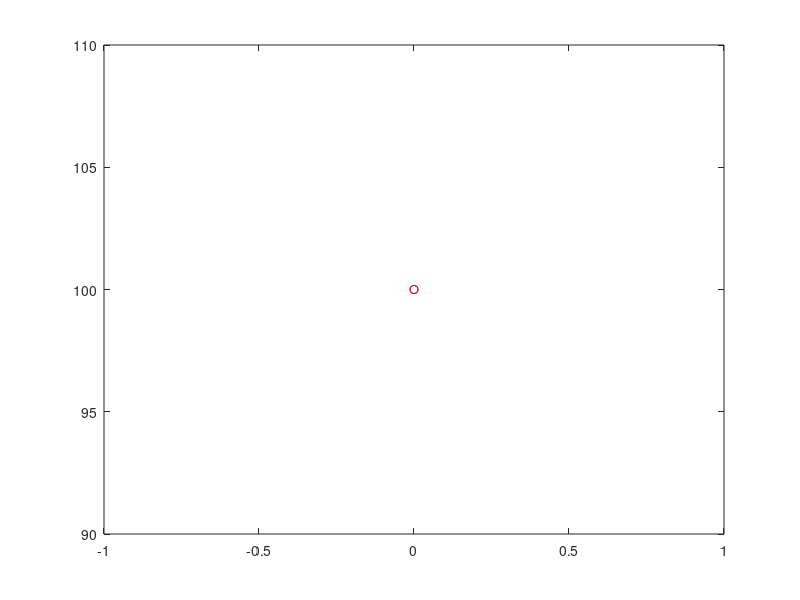

MATLAB code for this plot: (Note: this script raises an error after producing the figure.)
%% bike_loop
clear all;
figure;

clf;

b = 100, c = 100;
plot(i,b,'o');
hold on;
plot(i,c,'ro');
hold on;
for i=1:30
    bike_update_cleaner
    plot(i,b,'o');
    hold on;
    plot(i,c,'ro');
    hold on;    
end

